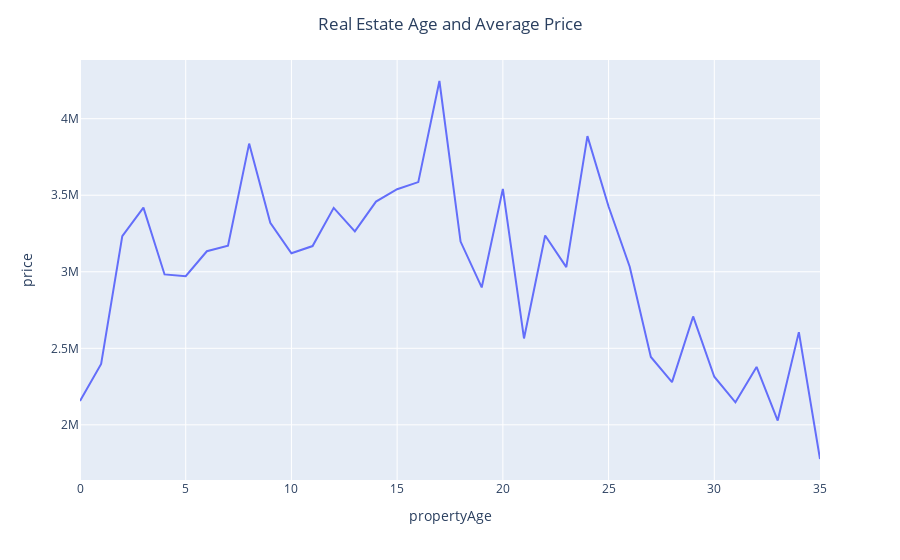

The notebook cell this image was saved under:
### Code cell
x = RYD.groupby('propertyAge')['price'].mean().reset_index()
fig = px.line(x, x='propertyAge', y='price')
fig.update_layout(title_text='Real Estate Age and Average Price', title_x=0.5)
fig.show()

### Figure 1 — Plotly figure (JSON) as saved in the notebook; plotly's stock layout.template omitted (floating-point values rounded to 4 significant figures)
{"data": [{"hovertemplate": "propertyAge=%{x}<br>price=%{y}<extra></extra>", "legendgroup": "", "line": {"color": "#636efa", "dash": "solid"}, "marker": {"symbol": "circle"}, "mode": "lines", "name": "", "orientation": "v", "showlegend": false, "type": "scatter", "x": [0, 1, 2, 3, 4, 5, 6, 7, 8, 9, 10, 11, 12, 13, 14, 15, 16, 17, 18, 19, 20, 21, 22, 23, 24, 25, 26, 27, 28, 29, 30, 31, 32, 33, 34, 35], "xaxis": "x", "y": [2156000.0, 2397000.0, 3233000.0, 3419000.0, 2983000.0, 2971000.0, 3134000.0, 3171000.0, 3837000.0, 3320000.0, 3121000.0, 3168000.0, 3418000.0, 3264000.0, 3458000.0, 3539000.0, 3586000.0, 4246000.0, 3197000.0, 2898000.0, 3541000.0, 2564000.0, 3237000.0, 3031000.0, 3886000.0, 3427000.0, 3033000.0, 2443000.0, 2279000.0, 2708000.0, 2314000.0, 2147000.0, 2378000.0, 2028000.0, 2606000.0, 1777000.0], "yaxis": "y"}], "layout": {"legend": {"tracegroupgap": 0}, "margin": {"t": 60}, "title": {"text": "Real Estate Age and Average Price", "x": 0.5}, "xaxis": {"anchor": "y", "domain": [0, 1], "title": {"text": "propertyAge"}}, "yaxis": {"anchor": "x", "domain": [0, 1], "title": {"text": "price"}}}}
